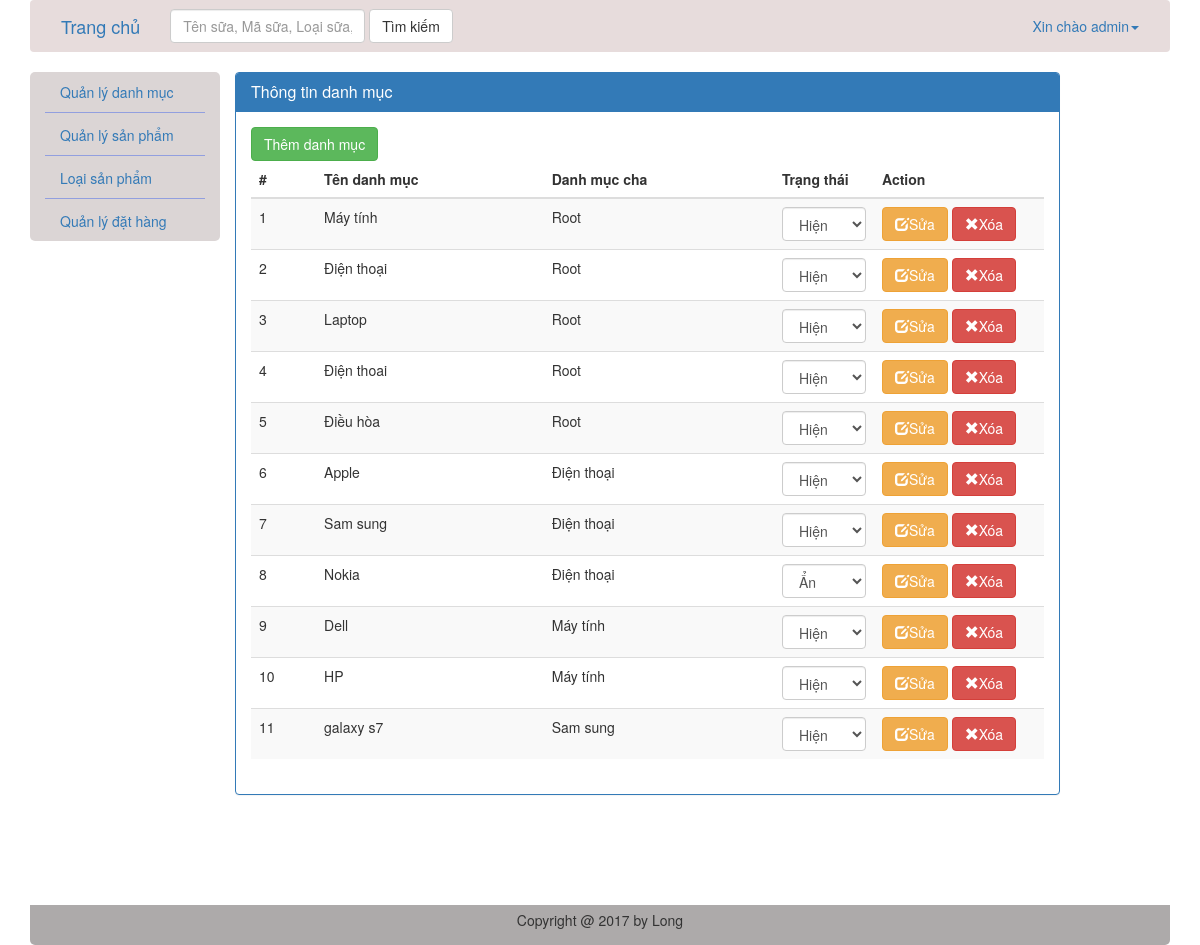
Screenshot of /admin/trang_chu.php?action=category (signed in) with the database file from the repository.
### tables this page shows
CREATE TABLE `category` (
  `id` int(10) UNSIGNED NOT NULL,
  `name` varchar(100) DEFAULT NULL,
  `slug` varchar(100) DEFAULT NULL,
  `parent` int(11) DEFAULT NULL,
  `status_cate` tinyint(2) DEFAULT NULL,
  `created_date` datetime DEFAULT NULL,
  `update_date` datetime DEFAULT NULL
);

### admin/database.php (called while the page is built, shortened)
<?php
class Database{
	private $__conn;
	private $__data = array();
	function __construct(){
		if ($this->__conn == null) {
			$this->__conn = $this->__connection();
		}
		else
		{
			$this->__connection();
		}
	}
	private function __connection(){
		if (!$this->__conn) {
			try {
				$this->__conn =  new PDO("mysql:host=localhost;dbname=shoping;charset=utf8","root","");
				return $this->__conn;
			} catch (Exception $e) {
				print $e->getMessage();
				die();
			}
		}
	}
	private function __disconnection(){
		if ($this->__conn) {
			$this->__conn = null;
		}
	}
	public function getAllData($table){
		$sql = "SELECT * FROM {$table}";
		$stmt = $this->__conn->prepare($sql);
		if ($stmt) {
			if ($stmt->execute()) {
				if ($stmt->rowCount() > 0) {
					$this->__data = $stmt->fetchAll(PDO::FETCH_ASSOC);
				}
			}
		}
		return $this->__data;
	}
}
 ?>

### admin/action.php (called while the page is built, shortened)
<?php
require_once 'database.php';
class action extends Database
{
	public function get_all_data($table,$where =[])
	{
		return $this->getAllData($table,$where);
	}
}
 ?>

### admin/category/view_v.php (the view, shortened to what this page needs)
<div class="col-xs-12 col-sm-12 col-md-9 col-lg-9">
	<div class="panel panel-primary">
		<div class="panel-heading">
			<h3 class="panel-title">Thông tin danh mục</h3>
		</div>
		<div class="panel-body">
			<a href="?action=category&c=add" class="btn btn-success">Thêm danh mục</a>
			<table class="table table-hover table-striped">
				<thead>
					<tr>
						<th>#</th>
						<th>Tên danh mục</th>
						<th>Danh mục cha</th>
						<th style="width: 100px;">Trạng thái</th>
						<th style="width: 170px;">Action</th>
					</tr>
				</thead>
				<tbody>
				<?php $i = 1; ?>
				<?php foreach ($data_cate as $key => $val): ?>
					<tr>
						<td><?php echo $i;$i++; ?></td>
						<td><?php echo $val['name']; ?></td>
						<td>
							<?php $string = ''; ?>
							<?php foreach ($data_cate as $k => $value): ?>
								<?php if ($val['parent'] == $value['id']): ?>
									<?php echo $value['name']; ?>
								<?php elseif($val['parent'] ==  0): ?>
									<?php $string = "Root"; ?>
								<?php endif ?>
							<?php endforeach ?>
							<?php echo $string; ?>
						</td>
						<td>
							<select name="txtStatus1" onchange="activec(<?php echo $val['id']; ?>);" id="txtStatus1" class="form-control" required="required">
								<option  value="1" <?php echo ($val['status_cate'] == 1) ? 'selected="selected"' : ''; ?>>Ẩn</option>
								<option  value="2" <?php echo ($val['status_cate'] == 2) ? 'selected="selected"' : ''; ?>>Hiện</option>
							</select>
						</td>
						<td>
							<a class="btn btn-warning" href="?action=category&c=edit&id=<?php echo $val['id']; ?>" role="button"><span class="glyphicon glyphicon-edit"></span>Sửa</a>
							<a class="btn btn-danger" onclick="deletec(<?php echo $val['id']; ?>);" role="button"><span class="glyphicon glyphicon-remove"></span>Xóa</a>
						</td>
					</tr>
				<?php endforeach ?>
				</tbody>
			</table>
		</div>
	</div>
</div>

### rows the page displays
category: name "Máy tính", string "Root", txtStatus1 "Hiện"
category: name "Điện thoại", string "Root", txtStatus1 "Hiện"
category: name "Laptop", string "Root", txtStatus1 "Hiện"
category: name "Điện thoai", string "Root", txtStatus1 "Hiện"
category: name "Điều hòa", string "Root", txtStatus1 "Hiện"
category: name "Apple", txtStatus1 "Hiện"
category: name "Sam sung", txtStatus1 "Hiện"
category: name "Nokia", txtStatus1 "Ẩn"
category: name "Dell", txtStatus1 "Hiện"
category: name "HP", txtStatus1 "Hiện"
category: name "galaxy s7", txtStatus1 "Hiện"

### other values shown
$_SESSION['admin']['username'] "admin"
